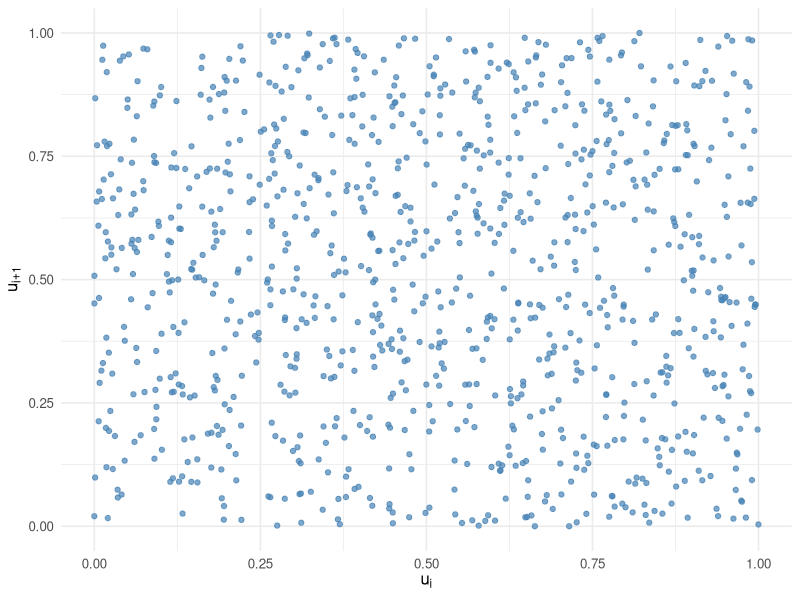
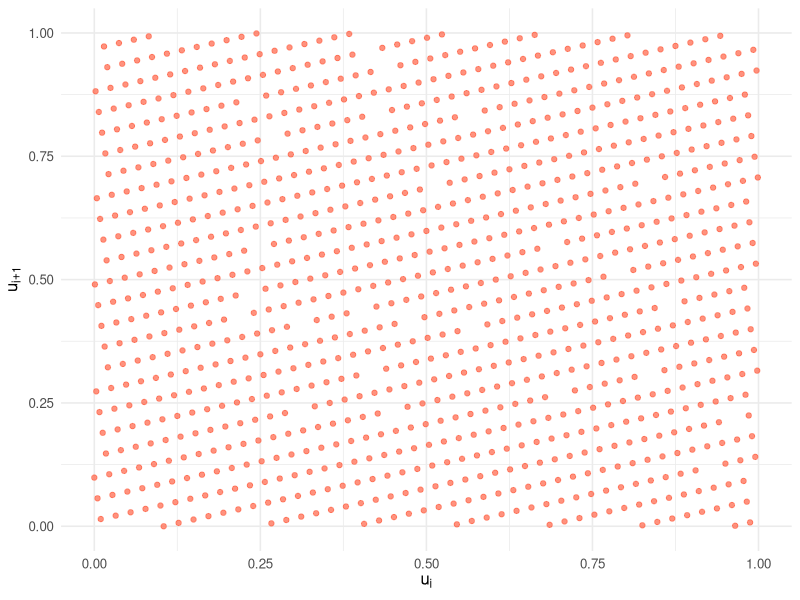

R code for these plots, in order:
## ---- chunk 1
Sys.setenv(FONTCONFIG_PATH = "C:/Users/admin/AppData/Roaming/TinyTeX/tlpkg/tlpostcode/xetex/conf")
options(htmltools.dir.version = FALSE)
knitr::opts_chunk$set(dev = "cairo_pdf")
library(ggplot2)
library(gridExtra)
## ---- chunk 2
# 线性同余发生器
LCG <- function(n, seed, a, c, m)
{
  x <- numeric(n)
  u <- numeric(n)
  x[1] <- seed
  for (i in 2:n)
  {
    x[i] <- (a * x[i-1] + c) %% m
  }
  u <- x / m
  return(u)
}
u1 <- LCG(1000, 12345, 1664525, 1013904223, 2^32) # 序列1
u2 <- LCG(1000, 123, 401, 101, 1024) # 序列2
head(u1) # 打印序列1的前6个数
## ---- chunk 3
head(u2) # 同样打印序列2的前6个数
## ---- chunk 4
# 卡方检验
k <- 30  # 分为30个区间

# 序列1
obs1 <- table(cut(u1, breaks = seq(0, 1, length.out = k + 1), include.lowest = TRUE))
chisq1 <- chisq.test(obs1)
cat("序列1：卡方统计量 =", chisq1$statistic, ", p值 =", chisq1$p.value, "\n\n")

# 序列2
obs2 <- table(cut(u2, breaks = seq(0, 1, length.out = k + 1), include.lowest = TRUE))
chisq2 <- chisq.test(obs2)
cat("序列2：卡方统计量 =", chisq2$statistic, ", p值 =", chisq2$p.value, "\n")
## ---- chunk 5
# KS检验
ks1 <- ks.test(u1, "punif", 0, 1)
cat("序列1：D统计量 =", ks1$statistic, ", p值 =", ks1$p.value, "\n\n")

ks2 <- ks.test(u2, "punif", 0, 1)
cat("序列2：D统计量 =", ks2$statistic, ", p值 =", ks2$p.value, "\n")
## ---- chunk 6
df1 <- data.frame(x = u1[-length(u1)], y = u1[-1])
df2 <- data.frame(x = u2[-length(u2)], y = u2[-1])

p1 <- ggplot(df1, aes(x, y)) +
  geom_point(color = "steelblue", size = 1.5, alpha = 0.7) +
  labs(x = expression(u[i]), y = expression(u[i+1])) +
  xlim(0, 1) + ylim(0, 1) +
  theme_minimal(base_size = 12)
p1
## ---- chunk 7
p2 <- ggplot(df2, aes(x, y)) +
  geom_point(color = "tomato", size = 1.5, alpha = 0.7) +
  labs(x = expression(u[i]), y = expression(u[i+1])) +
  xlim(0, 1) + ylim(0, 1) +
  theme_minimal(base_size = 12)
p2
